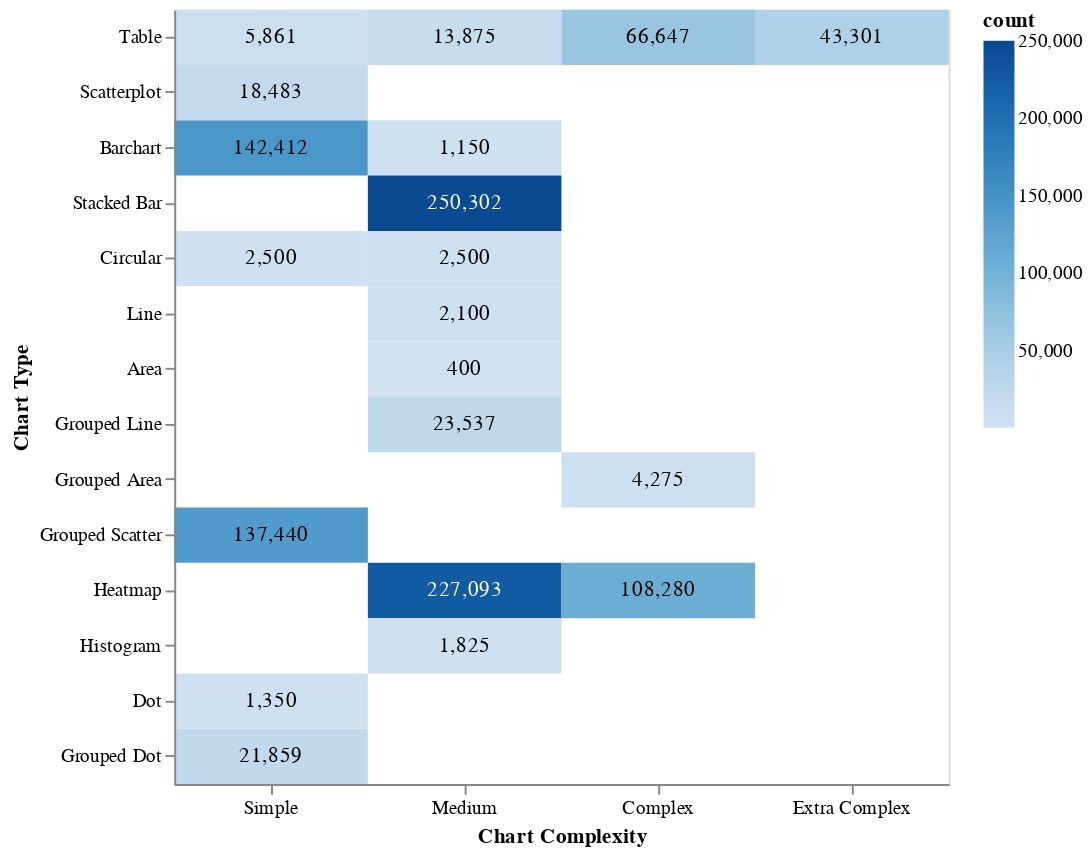

Notebook code cell kept with this figure:
### Code cell
# group by chart complexity and visualization type
grouped = df.groupby(['chart_complexity_ordinal', 'chart_type']).size().reset_index(name='count')


sort_order = [
            "table", "scatterplot", "barchart", "stacked_bar", "grouped_bar",
            "normalized_bar", "circular", "line", "area", "grouped_line",
            "grouped_area", "grouped_scatter", "heatmap", "histogram",
            "dot", "grouped_dot"
        ]

# create a heatmap
heatmap = alt.Chart(grouped).mark_rect().encode(
    y=alt.Y('chart_type:N', title='Chart Type', sort=sort_order),
    # x=alt.X('chart_complexity_ordinal:O', title='Chart Complexity'),
    x=alt.X('chart_complexity_ordinal:O', title='Chart Complexity', axis=chart_complexity_format),
    color=alt.Color('count:Q', scale=alt.Scale(scheme='blues')),
    tooltip=['chart_type:N', 'chart_complexity_ordinal:O', 'count:Q']
)

textlayer = alt.Chart(grouped).mark_text().encode(
    y=alt.Y(
        'chart_type:O',
        title='Chart Type',
        axis=chart_type_format,
        sort=sort_order
    ),
    x=alt.X('chart_complexity_ordinal:O', title='Chart Complexity'),
    text=alt.Text('count:Q', format=','),
    color=alt.condition(
        alt.datum.count > 150000,
        alt.value('white'),  # If count is greater than 6000, use white text
        alt.value('black')   # Otherwise, use black text
    ),
)

heatmap = heatmap + textlayer
heatmap = heatmap.properties(
    width=400,
    height=400
).configure_axisX(
    labelAngle=-0,
)

heatmap.save('./out/figures/chart_complexity.png')
heatmap.display()

### Figure 1 — Vega specification as saved in the notebook (floating-point values rounded to 4 significant figures)
{"$schema": "https://vega.github.io/schema/vega/v5.json", "data": [{"name": "source_0", "values": [{"chart_complexity_ordinal": 0, "chart_type": "barchart", "count": 142412, "y_chart_type_sort_index": 2.0}, {"chart_complexity_ordinal": 0, "chart_type": "circular", "count": 2500, "y_chart_type_sort_index": 6.0}, {"chart_complexity_ordinal": 0, "chart_type": "dot", "count": 1350, "y_chart_type_sort_index": 14.0}, {"chart_complexity_ordinal": 0, "chart_type": "grouped_dot", "count": 21859, "y_chart_type_sort_index": 15.0}, {"chart_complexity_ordinal": 0, "chart_type": "grouped_scatter", "count": 137440, "y_chart_type_sort_index": 11.0}, {"chart_complexity_ordinal": 0, "chart_type": "scatterplot", "count": 18483, "y_chart_type_sort_index": 1.0}, {"chart_complexity_ordinal": 0, "chart_type": "table", "count": 5861, "y_chart_type_sort_index": 0.0}, {"chart_complexity_ordinal": 1, "chart_type": "area", "count": 400, "y_chart_type_sort_index": 8.0}, {"chart_complexity_ordinal": 1, "chart_type": "barchart", "count": 1150, "y_chart_type_sort_index": 2.0}, {"chart_complexity_ordinal": 1, "chart_type": "circular", "count": 2500, "y_chart_type_sort_index": 6.0}, {"chart_complexity_ordinal": 1, "chart_type": "grouped_line", "count": 23537, "y_chart_type_sort_index": 9.0}, {"chart_complexity_ordinal": 1, "chart_type": "heatmap", "count": 227093, "y_chart_type_sort_index": 12.0}, {"chart_complexity_ordinal": 1, "chart_type": "histogram", "count": 1825, "y_chart_type_sort_index": 13.0}, {"chart_complexity_ordinal": 1, "chart_type": "line", "count": 2100, "y_chart_type_sort_index": 7.0}, {"chart_complexity_ordinal": 1, "chart_type": "stacked_bar", "count": 250302, "y_chart_type_sort_index": 3.0}, {"chart_complexity_ordinal": 1, "chart_type": "table", "count": 13875, "y_chart_type_sort_index": 0.0}, {"chart_complexity_ordinal": 2, "chart_type": "grouped_area", "count": 4275, "y_chart_type_sort_index": 10.0}, {"chart_complexity_ordinal": 2, "chart_type": "heatmap", "count": 108280, "y_chart_type_sort_index": 12.0}, {"chart_complexity_ordinal": 2, "chart_type": "table", "count": 66647, "y_chart_type_sort_index": 0.0}, {"chart_complexity_ordinal": 3, "chart_type": "table", "count": 43301, "y_chart_type_sort_index": 0.0}]}, {"name": "data_0", "values": [{"chart_complexity_ordinal": 0, "chart_type": "barchart", "count": 142412}, {"chart_complexity_ordinal": 0, "chart_type": "circular", "count": 2500}, {"chart_complexity_ordinal": 0, "chart_type": "dot", "count": 1350}, {"chart_complexity_ordinal": 0, "chart_type": "grouped_dot", "count": 21859}, {"chart_complexity_ordinal": 0, "chart_type": "grouped_scatter", "count": 137440}, {"chart_complexity_ordinal": 0, "chart_type": "scatterplot", "count": 18483}, {"chart_complexity_ordinal": 0, "chart_type": "table", "count": 5861}, {"chart_complexity_ordinal": 1, "chart_type": "area", "count": 400}, {"chart_complexity_ordinal": 1, "chart_type": "barchart", "count": 1150}, {"chart_complexity_ordinal": 1, "chart_type": "circular", "count": 2500}, {"chart_complexity_ordinal": 1, "chart_type": "grouped_line", "count": 23537}, {"chart_complexity_ordinal": 1, "chart_type": "heatmap", "count": 227093}, {"chart_complexity_ordinal": 1, "chart_type": "histogram", "count": 1825}, {"chart_complexity_ordinal": 1, "chart_type": "line", "count": 2100}, {"chart_complexity_ordinal": 1, "chart_type": "stacked_bar", "count": 250302}, {"chart_complexity_ordinal": 1, "chart_type": "table", "count": 13875}, {"chart_complexity_ordinal": 2, "chart_type": "grouped_area", "count": 4275}, {"chart_complexity_ordinal": 2, "chart_type": "heatmap", "count": 108280}, {"chart_complexity_ordinal": 2, "chart_type": "table", "count": 66647}, {"chart_complexity_ordinal": 3, "chart_type": "table", "count": 43301}]}, {"name": "data_0_x_domain_chart_complexity_ordinal_0", "values": [{"chart_complexity_ordinal": 0}, {"chart_complexity_ordinal": 1}, {"chart_complexity_ordinal": 2}, {"chart_complexity_ordinal": 3}]}, {"name": "source_0_x_domain_chart_complexity_ordinal_1", "values": [{"chart_complexity_ordinal": 0}, {"chart_complexity_ordinal": 1}, {"chart_complexity_ordinal": 2}, {"chart_complexity_ordinal": 3}]}, {"name": "source_0_y_domain_chart_type", "values": [{"chart_type": "barchart", "sort_field": 2.0}, {"chart_type": "circular", "sort_field": 6.0}, {"chart_type": "dot", "sort_field": 14.0}, {"chart_type": "grouped_dot", "sort_field": 15.0}, {"chart_type": "grouped_scatter", "sort_field": 11.0}, {"chart_type": "scatterplot", "sort_field": 1.0}, {"chart_type": "table", "sort_field": 0.0}, {"chart_type": "area", "sort_field": 8.0}, {"chart_type": "grouped_line", "sort_field": 9.0}, {"chart_type": "heatmap", "sort_field": 12.0}, {"chart_type": "histogram", "sort_field": 13.0}, {"chart_type": "line", "sort_field": 7.0}, {"chart_type": "stacked_bar", "sort_field": 3.0}, {"chart_type": "grouped_area", "sort_field": 10.0}]}, {"name": "data_0_color_domain_count", "values": [{"min": 400, "max": 250302}]}], "marks": [{"type": "rect", "name": "layer_0_marks", "from": {"data": "data_0"}, "encode": {"update": {"height": {"signal": "max(0.25, bandwidth('y'))"}, "width": {"signal": "max(0.25, bandwidth('x'))"}, "fill": {"field": "count", "scale": "color"}, "tooltip": {"signal": "{\"chart_type\": isValid(datum[\"chart_type\"]) ? datum[\"chart_type\"] : \"\"+datum[\"chart_type\"], \"chart_complexity_ordinal\": isValid(datum[\"chart_complexity_ordinal\"]) ? datum[\"chart_complexity_ordinal\"] : \"\"+datum[\"chart_complexity_ordinal\"], \"count\": format(datum[\"count\"], \"\")}"}, "y": {"field": "chart_type", "scale": "y"}, "x": {"field": "chart_complexity_ordinal", "scale": "x"}}}, "style": ["rect"]}, {"type": "text", "name": "layer_1_marks", "from": {"data": "source_0"}, "encode": {"update": {"fill": [{"value": "white", "test": "(datum.count > 150000)"}, {"value": "black"}], "y": {"field": "chart_type", "scale": "y", "band": 0.5}, "text": {"signal": "format(datum[\"count\"], \",\")"}, "baseline": {"value": "middle"}, "align": {"value": "center"}, "x": {"field": "chart_complexity_ordinal", "scale": "x", "band": 0.5}}}, "style": ["text"]}], "scales": [{"name": "x", "type": "band", "domain": {"fields": [{"data": "data_0_x_domain_chart_complexity_ordinal_0", "field": "chart_complexity_ordinal"}, {"data": "source_0_x_domain_chart_complexity_ordinal_1", "field": "chart_complexity_ordinal"}], "sort": true}, "range": [0, {"signal": "width"}], "paddingOuter": 0, "paddingInner": 0}, {"name": "y", "type": "band", "domain": {"data": "source_0_y_domain_chart_type", "field": "chart_type", "sort": {"op": "max", "field": "sort_field"}}, "range": [0, {"signal": "height"}], "paddingInner": 0, "paddingOuter": 0}, {"name": "color", "type": "linear", "domain": [{"signal": "(data(\"data_0_color_domain_count\")[0] || {}).min"}, {"signal": "(data(\"data_0_color_domain_count\")[0] || {}).max"}], "range": {"scheme": "blues"}, "interpolate": "hcl", "zero": false}], "axes": [{"scale": "x", "encode": {"labels": {"update": {"text": {"signal": "\n        {\n            0: 'Simple',\n            1: 'Medium',\n            2: 'Complex',\n            3: 'Extra Complex'\n        }[datum.label]\n        "}}}}, "zindex": 1, "title": "Chart Complexity", "labelBaseline": "top", "grid": false, "orient": "bottom"}, {"scale": "y", "grid": false, "orient": "left", "title": "Chart Type", "encode": {"labels": {"update": {"text": {"signal": "\n    {\n        \"scatterplot\": \"Scatterplot\",\n        \"barchart\": \"Barchart\",\n        \"stacked_bar\": \"Stacked Bar\",\n        \"grouped_bar\": \"Grouped Bar\",\n        \"normalized_bar\": \"Normalized Bar\",\n        \"circular\": \"Circular\",\n        \"table\": \"Table\",\n        \"line\": \"Line\",\n        \"area\": \"Area\",\n        \"grouped_line\": \"Grouped Line\",\n        \"grouped_area\": \"Grouped Area\",\n        \"grouped_scatter\": \"Grouped Scatter\",\n        \"heatmap\": \"Heatmap\",\n        \"histogram\": \"Histogram\",\n        \"dot\": \"Dot\",\n        \"grouped_dot\": \"Grouped Dot\"\n    }[datum.label]\n    "}}}}, "zindex": 1}], "height": 400, "width": 400, "style": "cell", "config": {"axisX": {"labelAngle": 0}}, "legends": [{"fill": "color", "gradientLength": {"signal": "clamp(height, 64, 200)"}, "title": "count"}], "padding": 5, "background": "white"}
